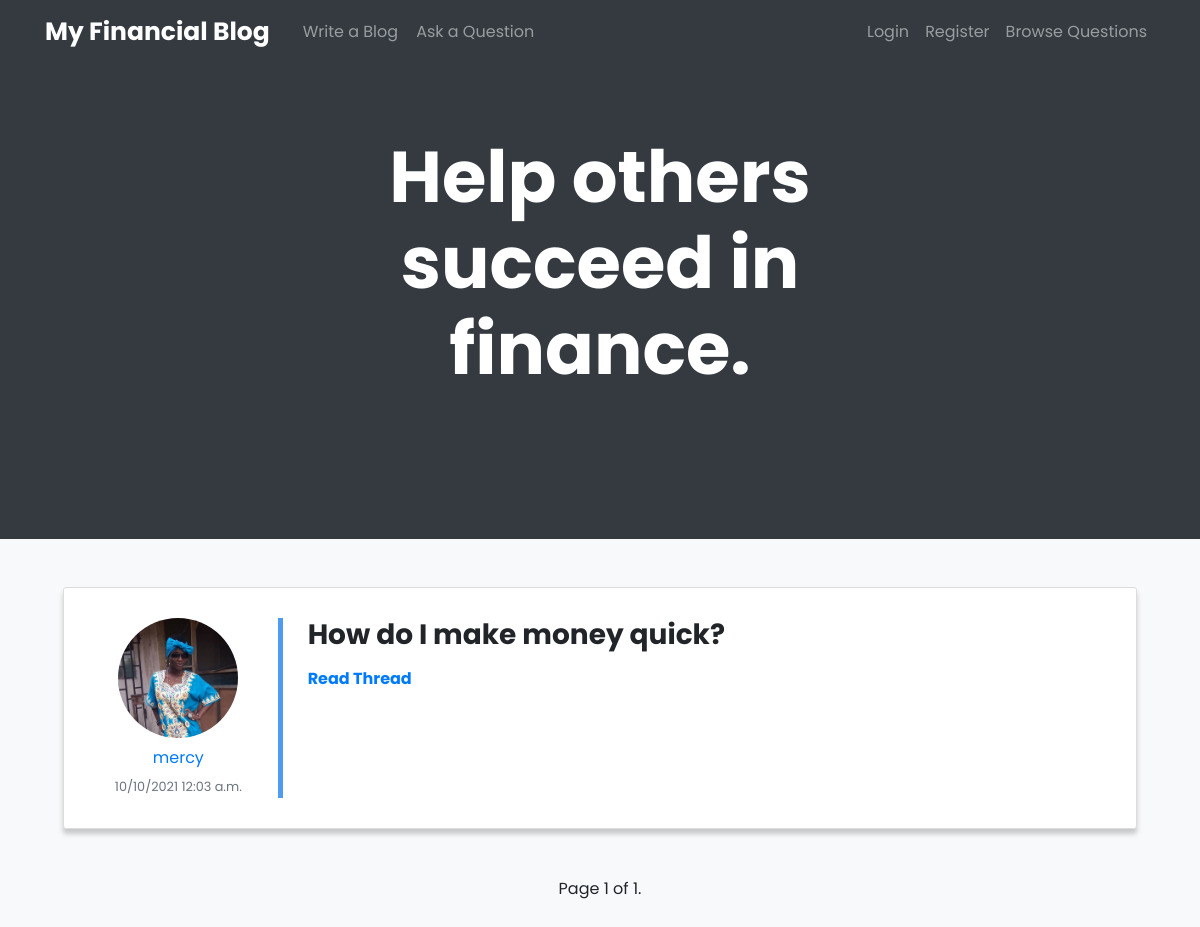
Screenshot of /questions/ with the database file from the repository.
### advice/models.py (models this page shows, shortened)
class Question(models.Model):
    title = models.CharField(max_length=500)
    author = models.ForeignKey(User, on_delete=models.CASCADE)
    published = models.DateTimeField(default=timezone.now)

### account/models.py (models this page shows, shortened)
class Profile(models.Model):
    user = models.OneToOneField(
        User, on_delete=models.CASCADE)
    image = models.ImageField(upload_to='profiles')
    biography = models.CharField(
        max_length=500, blank=True)

### advice/views.py (the view)
# urls.py: path('', views.QuestionListView.as_view(), name='list'),
class QuestionListView(ListView):
    model = Question
    paginate_by = 3
    ordering = ['-published']

### templates/advice/question_list.html (shortened to what this page needs)
{% extends "base.html" %}
{% block content %}
<div class="landing bg-dark">
    <div class="container">
        <div class="row align-items-center justify-content-center">
            <div class="col-sm-12 col-lg-6 text-center">
                <h1 class="text-white font-weight-bold display-3 mb-3">Help others succeed in finance.</h1>
            </div>
        </div>
    </div>
</div>
<div class="container p-5 rounded">
    {% if object_list.count > 0 %}
    {% for question in object_list %}
    <div class="row blog mb-5">
        <div class="col-lg-2 col-sm-12 text-center">
            <a class="mugshot-container mb-1" href="{% url 'profile' question.author.pk %}">
                {% if question.author.profile.image %}
                <div class="mugshot-img mb-2" style="background-image:url({{ question.author.profile.image.url }})"></div>
                {% endif %}
                <span>{{ question.author.username }}</span>
            </a>
            <small class="text-muted">{{ question.published|date:"d/m/Y h:i a" }} </small>
        </div>
        <div class="col-lg-10 col-sm-12">
            <div class="blog-information">
                <h3 class="font-weight-bold mb-3">{{ question.title }}</h3>
                <a href="{% url 'advice:detail' question.pk %}" class="font-weight-bold mb-3 d-inline-block">Read Thread</a>
            </div>
        </div>
    </div>
    {% endfor %}
    <div class="pagination">
        <span class="step-links">
        <span class="current">Page {{ page_obj.number }} of {{ page_obj.paginator.num_pages }}.</span>
        </span>
    </div>
    {% else %}
    <h2 class="text-muted text-center">No queries posted yet...</h2>
    <p class="mt-3 h3 text-muted text-center">
        Ask a question?
        <a href="{% url 'advice:create' %}">Click here</a>
    </p>
    {% endif %}
</div>
{% endblock content %}

### static/blog/main.css (style rules this page uses)
h1,h2,h3,h4,h5,h6,span,li,a,ul,div,p { font-family: 'Poppins', sans-serif; }
.landing { padding: 70px 0 130px 0; }
.blog { border: 1px solid #ddd; background: #fff; padding: 30px 30px; border-radius: 3px; box-shadow: 0 5px 5px 0 rgba(0,0,0,0.2); }
.blog-information { height: 100%; position: relative; }
.blog-information:after, .answer-content:after, .question-information:after { content: ""; height: 100%; width: 5px; background: rgb(79, 155, 241); position: absolute; top: 0; left: 0; }
.mugshot-container { display: block; }
.mugshot-img, .mugshot-img-sm { display: block; height: 120px; width: 120px; margin: auto; border-radius: 50%; background-size: cover; background-repeat:no-repeat; }
.blog-information { padding-left: 30px; }
.step-links { display: flex; align-items: center; margin: auto; }

### rows the page displays
Question: author.profile.image (picture), author.username "mercy", published "10/10/2021 12:03 a.m.", title "How do I make money quick?"

### other values shown
{{ page_obj.number }} "1"
{{ page_obj.paginator.num_pages }} "1"
